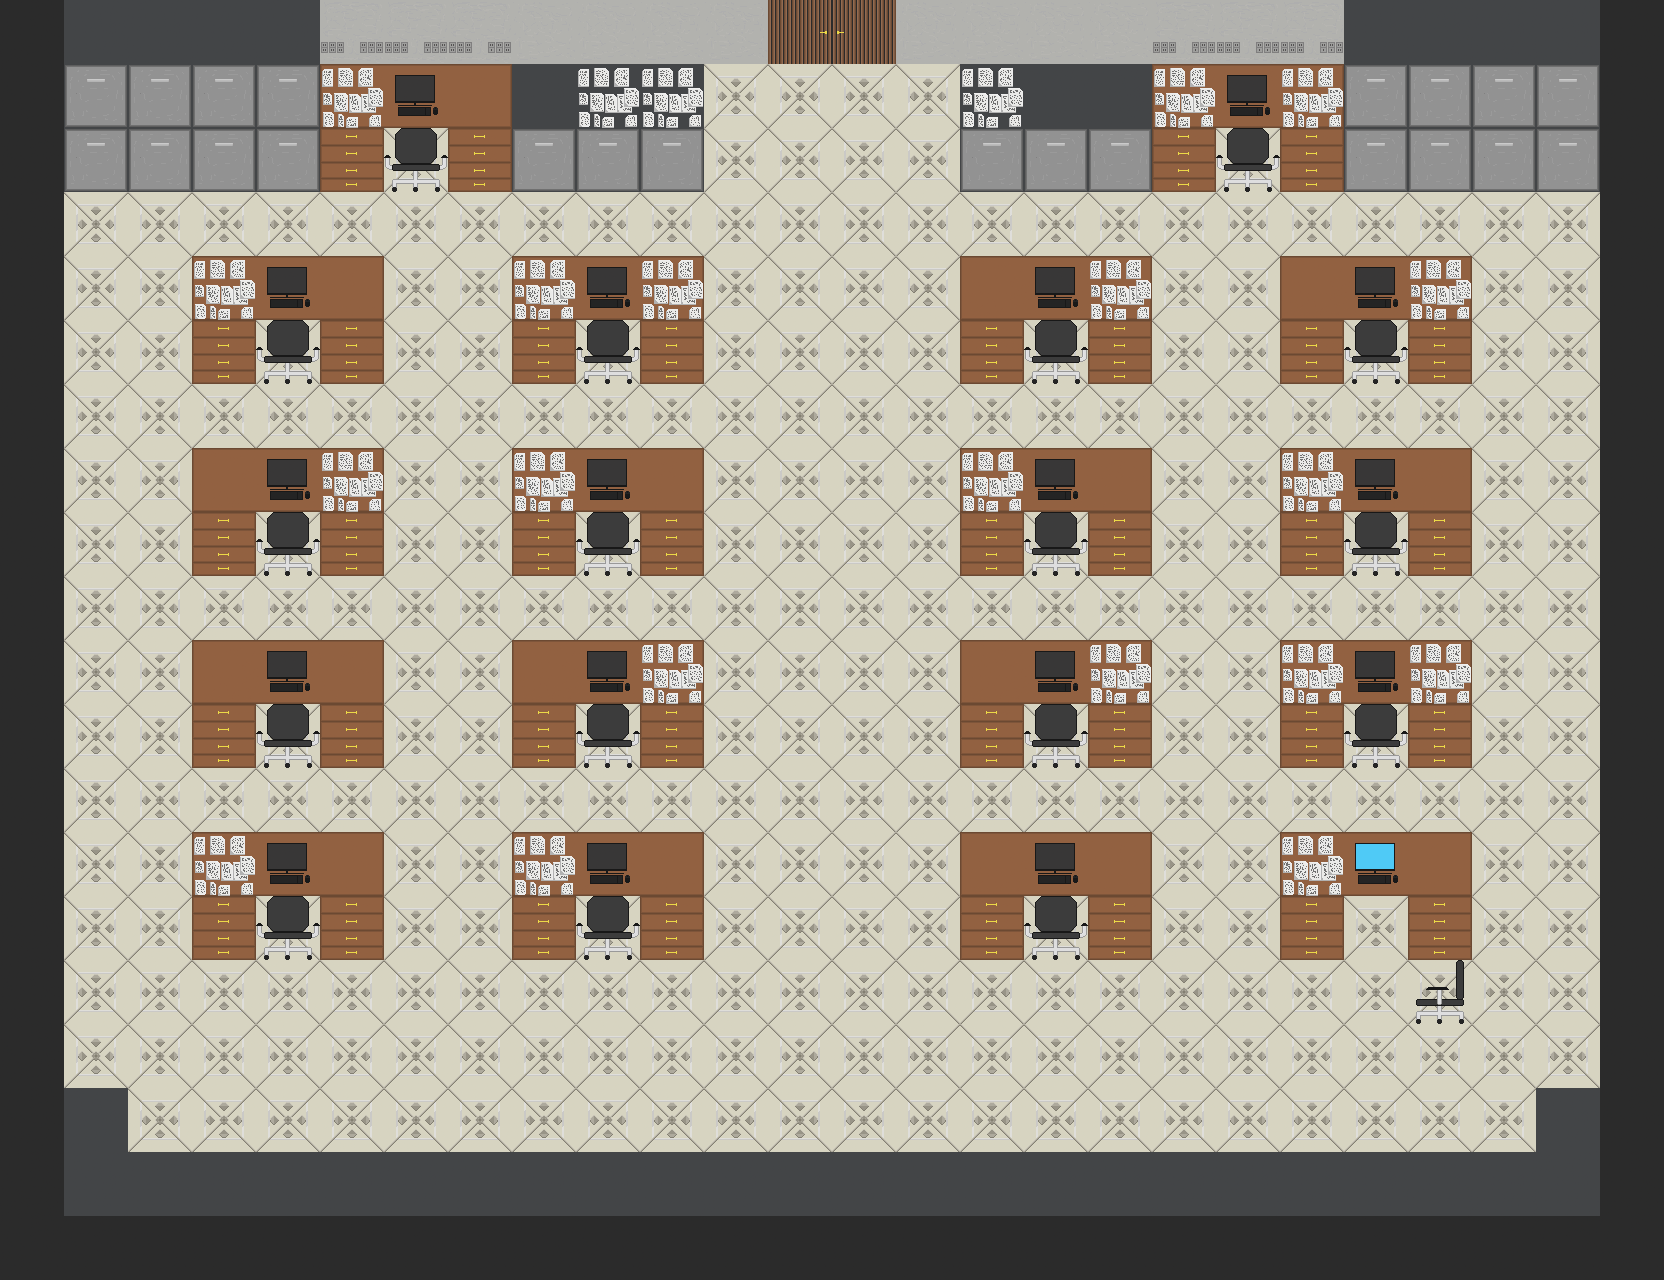

A level layout from a 2D game, rendered from its tile map. Below: a short description, then the map file with tile-grid data replaced by summaries:
An orthogonal 26x20 tile map with 64x64 px tiles, 4 tile layers (Tile Layer 1, Walls, Objects, Objects 2) and 77 objects.

<map version="1.10" tiledversion="1.11.2" orientation="orthogonal" renderorder="right-down" width="26" height="20" tilewidth="64" tileheight="64" infinite="0" nextlayerid="8" nextobjectid="114">
 <tileset firstgid="1" source="Demo_map.tsx" />
 <layer id="1" name="Tile Layer 1" width="26" height="20">
  <data>[520 cells, 520 non-empty, 1 distinct tile ids]</data>
 </layer>
 <layer id="2" name="Walls" width="26" height="20">
  <data>[520 cells, 88 non-empty, 2 distinct tile ids]</data>
 </layer>
 <layer id="3" name="Objects" width="26" height="20">
  <data>[520 cells, 157 non-empty, 9 distinct tile ids]</data>
 </layer>
 <layer id="4" name="Objects 2" width="26" height="20">
  <data>[520 cells, 84 non-empty, 6 distinct tile ids]</data>
 </layer>
 <objectgroup id="5" name="Collisions">
  <object id="1" x="0" y="0" width="64" height="1280" />
  <object id="2" x="64" y="1216" width="1600" height="64" />
  <object id="3" x="1600" y="0" width="64" height="1216" />
  <object id="4" x="1344" y="0" width="256" height="128" />
  <object id="5" x="960" y="64" width="192" height="64" />
  <object id="6" x="1152" y="64" width="192" height="64" />
  <object id="9" x="512" y="64" width="192" height="64" />
  <object id="10" x="64" y="0" width="256" height="128" />
  <object id="11" x="320" y="0" width="448" height="64" />
  <object id="12" x="896" y="0" width="448" height="64" />
  <object id="13" x="768" y="0" width="128" height="64" />
  <object id="16" x="384" y="64" width="64" height="64" />
  <object id="17" x="64" y="1088" width="64" height="128" />
  <object id="18" x="128" y="1152" width="1408" height="64" />
  <object id="19" x="1536" y="1088" width="64" height="128" />
  <object id="21" x="256" y="256" width="64" height="64" />
  <object id="24" x="576" y="256" width="64" height="64" />
  <object id="26" x="960" y="256" width="64" height="64" />
  <object id="27" x="1024" y="256" width="64" height="64" />
  <object id="28" x="1088" y="256" width="64" height="64" />
  <object id="30" x="1344" y="256" width="64" height="64" />
  <object id="33" x="256" y="448" width="64" height="64" />
  <object id="36" x="576" y="448" width="64" height="64" />
  <object id="39" x="1024" y="448" width="64" height="64" />
  <object id="42" x="1344" y="448" width="64" height="64" />
  <object id="45" x="1024" y="640" width="64" height="64" />
  <object id="48" x="1344" y="640" width="64" height="64" />
  <object id="51" x="576" y="640" width="64" height="64" />
  <object id="54" x="256" y="640" width="64" height="64" />
  <object id="57" x="256" y="832" width="64" height="64" />
  <object id="60" x="576" y="832" width="64" height="64" />
  <object id="63" x="1024" y="832" width="64" height="64" />
  <object id="66" x="1344" y="832" width="64" height="64" />
  <object id="97" x="320" y="256" width="64" height="64" />
  <object id="98" x="192" y="256" width="64" height="64" />
  <object id="99" x="512" y="256" width="192" height="64" />
  <object id="100" x="320" y="64" width="192" height="64" />
  <object id="101" x="192" y="448" width="192" height="64" />
  <object id="102" x="512" y="448" width="192" height="64" />
  <object id="103" x="960" y="448" width="192" height="64" />
  <object id="104" x="1280" y="256" width="192" height="64" />
  <object id="105" x="1280" y="448" width="192" height="64" />
  <object id="106" x="960" y="640" width="192" height="64" />
  <object id="107" x="1280" y="640" width="192" height="64" />
  <object id="108" x="1280" y="832" width="192" height="64" />
  <object id="109" x="960" y="832" width="192" height="64" />
  <object id="110" x="512" y="832" width="192" height="64" />
  <object id="111" x="512" y="640" width="192" height="64" />
  <object id="112" x="192" y="640" width="192" height="64" />
  <object id="113" x="192" y="832" width="192" height="64" />
 </objectgroup>
 <objectgroup id="6" name="Interactions">
  <object id="68" x="384" y="64" width="64" height="64">
   <properties>
    <property name="Name" value="NotImportantComputer" />
   </properties>
  </object>
  <object id="69" x="256" y="256" width="64" height="64">
   <properties>
    <property name="Name" value="NotImportantComputer" />
   </properties>
  </object>
  <object id="70" x="576" y="256" width="64" height="64">
   <properties>
    <property name="Name" value="NotImportantComputer" />
   </properties>
  </object>
  <object id="71" x="256" y="448" width="64" height="64">
   <properties>
    <property name="Name" value="NotImportantComputer" />
   </properties>
  </object>
  <object id="72" x="576" y="448" width="64" height="64">
   <properties>
    <property name="Name" value="NotImportantComputer" />
   </properties>
  </object>
  <object id="73" x="256" y="640" width="64" height="64">
   <properties>
    <property name="Name" value="NotImportantComputer" />
   </properties>
  </object>
  <object id="74" x="576" y="640" width="64" height="64">
   <properties>
    <property name="Name" value="NotImportantComputer" />
   </properties>
  </object>
  <object id="75" x="256" y="832" width="64" height="64">
   <properties>
    <property name="Name" value="NotImportantComputer" />
   </properties>
  </object>
  <object id="76" x="576" y="832" width="64" height="64">
   <properties>
    <property name="Name" value="NotImportantComputer" />
   </properties>
  </object>
  <object id="77" x="1024" y="256" width="64" height="64">
   <properties>
    <property name="Name" value="NotImportantComputer" />
   </properties>
  </object>
  <object id="78" x="1024" y="448" width="64" height="64">
   <properties>
    <property name="Name" value="NotImportantComputer" />
   </properties>
  </object>
  <object id="79" x="1024" y="640" width="64" height="64">
   <properties>
    <property name="Name" value="NotImportantComputer" />
   </properties>
  </object>
  <object id="80" x="1024" y="832" width="64" height="64">
   <properties>
    <property name="Name" value="NotImportantComputer" />
   </properties>
  </object>
  <object id="81" x="1216" y="64" width="64" height="64">
   <properties>
    <property name="Name" value="NotImportantComputer" />
   </properties>
  </object>
  <object id="82" x="1344" y="256" width="64" height="64">
   <properties>
    <property name="Name" value="NotImportantComputer" />
   </properties>
  </object>
  <object id="83" x="1344" y="448" width="64" height="64">
   <properties>
    <property name="Name" value="NotImportantComputer" />
   </properties>
  </object>
  <object id="84" x="1344" y="640" width="64" height="64">
   <properties>
    <property name="Name" value="NotImportantComputer" />
   </properties>
  </object>
  <object id="85" x="1344" y="832" width="64" height="64">
   <properties>
    <property name="Name" value="ImportantComputer" />
   </properties>
  </object>
  <object id="86" x="768" y="0" width="128" height="64">
   <properties>
    <property name="Name" value="DoorMainHall" />
    <property name="TargetMap" value="MainHall" />
    <property name="TargetSpawn" value="SpawnFromPuzzle" />
   </properties>
  </object>
  <object id="87" x="1344" y="64" width="256" height="128">
   <properties>
    <property name="Name" value="FileCabinet" />
   </properties>
  </object>
  <object id="88" x="960" y="64" width="192" height="128">
   <properties>
    <property name="Name" value="FileCabinet" />
   </properties>
  </object>
  <object id="89" x="512" y="64" width="192" height="128">
   <properties>
    <property name="Name" value="FileCabinet" />
   </properties>
  </object>
  <object id="91" x="64" y="64" width="256" height="128">
   <properties>
    <property name="Name" value="FileCabinet" />
   </properties>
  </object>
  </objectgroup>
 <objectgroup id="7" name="Spawns">
  <!-- 1 objects omitted --></objectgroup>
</map>
<!-- 4 of 77 objects omitted -->